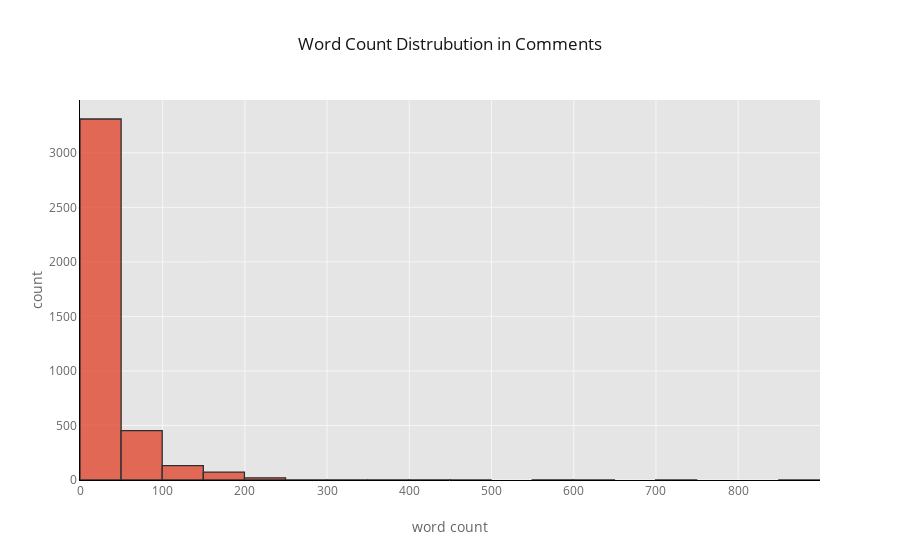

Notebook code cell kept with this figure:
### Code cell
data['word_count'].plot.hist(bins=30, align='left',color="brown"), 
plt.ylabel('count')
plt.xlabel('word count')
plt.title('Word Count Distrubution in Comments')
plt.figure(figsize = (30,6))
plt.show()

data['word_count'].iplot(kind='hist', bins=20, linecolor='black', xTitle='word count', yTitle='count',
                        title="Word Count Distrubution in Comments")

### Figure 1 — Plotly figure (JSON) as saved in the notebook; plotly's stock layout.template omitted (floating-point values rounded to 4 significant figures; data arrays with more than 128 entries replaced by an {"elided": "..."} marker saying what was removed)
{"data": [{"histfunc": "count", "histnorm": "", "marker": {"color": "rgba(226, 74, 51, 1.0)", "line": {"color": "#000000", "width": 1.3}}, "name": "word_count", "nbinsx": 20, "opacity": 0.8, "orientation": "v", "type": "histogram", "uid": "eda595b6-6b7b-4dee-b3c8-6f75a2a26678", "x": {"elided": "4001 int values"}}], "layout": {"autosize": true, "barmode": "overlay", "legend": {"bgcolor": "#FFFFFF", "font": {"color": "#666666"}}, "paper_bgcolor": "#FFFFFF", "plot_bgcolor": "#E5E5E5", "title": {"font": {"color": "#151516"}, "text": "Word Count Distrubution in Comments"}, "xaxis": {"autorange": true, "gridcolor": "#F6F6F6", "linecolor": "black", "range": [-0.5, 899.5], "showgrid": true, "tickfont": {"color": "#666666"}, "title": {"font": {"color": "#666666"}, "text": "word count"}, "type": "linear", "zerolinecolor": "#F6F6F6"}, "yaxis": {"autorange": true, "gridcolor": "#F6F6F6", "linecolor": "black", "range": [0, 3484.0], "showgrid": true, "tickfont": {"color": "#666666"}, "title": {"font": {"color": "#666666"}, "text": "count"}, "zerolinecolor": "#F6F6F6"}}}
